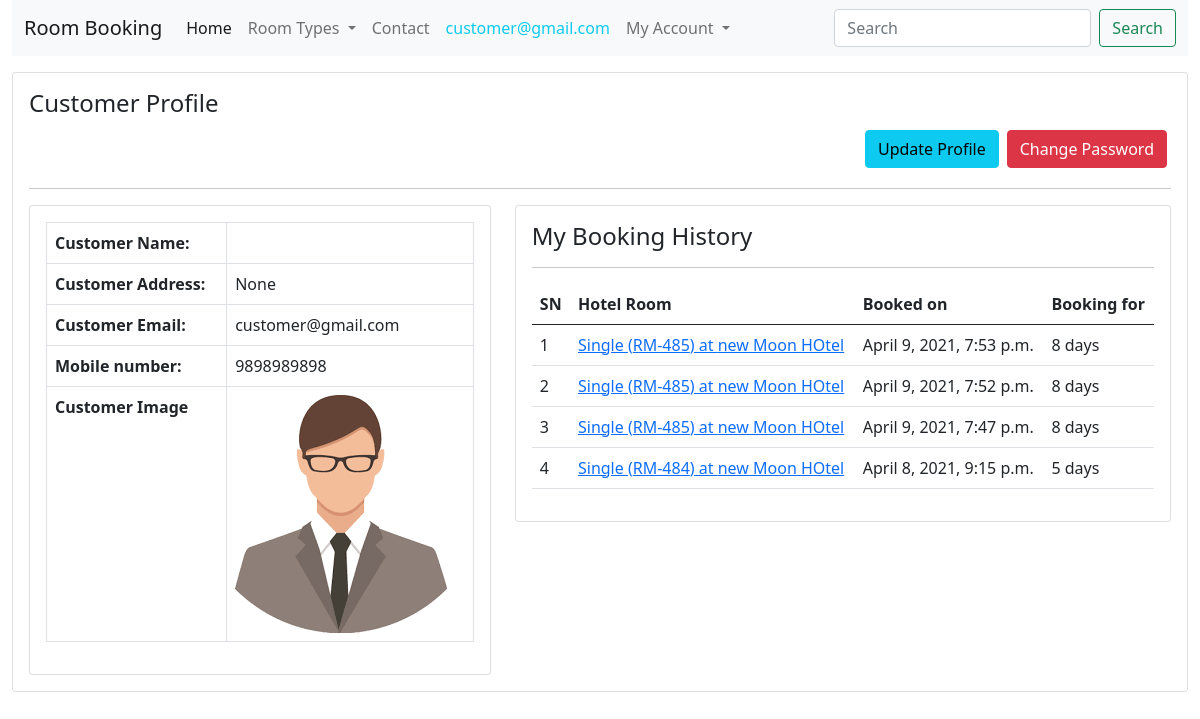
The app's page /customer-profile/ (signed in) with its own data.
### hbsapp/models.py (models this page shows, shortened)
class TimeStamp(models.Model):
    created_at = models.DateTimeField(auto_now_add=True)
    updated_at = models.DateTimeField(auto_now=True)
    class Meta:
        abstract = True

class Customer(TimeStamp):
    user = models.OneToOneField(User, on_delete=models.CASCADE)
    mobile = models.CharField(max_length=20)
    address = models.CharField(max_length=20, null=True, blank=True)
    profile_image = models.ImageField(upload_to="customers", null=True, blank=True)
    description = models.TextField()

class RoomBooking(TimeStamp):
    hotel_room = models.ForeignKey(HotelRoom, on_delete=models.RESTRICT)
    customer = models.ForeignKey(Customer, on_delete=models.RESTRICT)
    total_persons = models.PositiveIntegerField(default=1)
    booking_starts = models.DateField()
    booking_ends = models.DateField()
    message = models.TextField(null=True, blank=True)
    booking_status = models.CharField(max_length=50, choices=BOOKING_STATUS)
    status_remarks = models.CharField(max_length=500, null=True, blank=True)
    customer_checked_in = models.BooleanField(default=False)
    checkin_time = models.DateTimeField(null=True, blank=True)
    checkout_time = models.DateTimeField(null=True, blank=True)
    rating = models.PositiveIntegerField(default=5, choices=RATING)
    amount = models.PositiveIntegerField()
    payment_method = models.ForeignKey(PaymentMethod, on_delete=models.RESTRICT)
    payment_status = models.BooleanField(default=False)
    @property
    def booking_duration(self):
        stay_days = self.booking_ends - self.booking_starts
        stay_days = 1 if stay_days.days == 0 else stay_days.days
        return stay_days

class HotelRoom(TimeStamp):
    hotel = models.ForeignKey(Hotel, on_delete=models.RESTRICT)
    room_type = models.CharField(max_length=50, choices=ROOM_TYPE)
    room_code = models.CharField(max_length=50)
    image = models.ImageField(upload_to="rooms")
    description = models.TextField()
    price = models.PositiveIntegerField()
    view_count = models.BigIntegerField(default=0)

class Hotel(TimeStamp):
    name = models.CharField(max_length=200)
    image = models.ImageField(upload_to="hotels", null=True, blank=True)
    address = models.CharField(max_length=200)
    contact = models.CharField(max_length=200)
    email = models.EmailField(unique=True)

### hbsapp/views.py (the view)
class CustomerProfileView(CustomerRequiredMixin, ClientMixin, View):
    def get(self, request, *args, **kwargs):
        context = self.context
        customer = request.user.customer
        context["customer"] = customer
        context["allbookings"] = RoomBooking.objects.filter(customer=customer).order_by("-id")
        return render(request, "clienttemplates/customerprofile.html", context)

### hbsapp/views.py (called while the page is built)
    def dispatch(self, request, *args, **kwargs):
        self.context = {
            "roomtypes": ROOM_TYPE
        }
        return super(ClientMixin, self).dispatch(request, *args, **kwargs)

    def dispatch(self, request, *args, **kwargs):
        try:
            self.customer = request.user.customer
        except Exception as e:
            print(e)
            return redirect(reverse("hbsapp:customerlogin") + "?next=" + request.path)
        return super(CustomerRequiredMixin, self).dispatch(request, *args, **kwargs)

### templates/clienttemplates/customerprofile.html (shortened to what this page needs)
{% extends 'clienttemplates/clientbase.html' %}
{% load static %}
{% block content %}
<div class="row mt-3">
    <div class="col-md-12">
        <div class="card p-3">
            <div class="row">
                <div class="col-md-12">
                    <h4>Customer Profile</h4>
                    <a href="" class="btn btn-danger m-1" style="float: right;">Change Password</a>
                    <a href="" class="btn btn-info m-1" style="float: right;">Update Profile</a>
                </div>
            </div>
            <hr>
            <div class="row">
                <div class="col-md-5">
                    <div class="card p-3">
                        <div class="row">
                            <div class="col-md-12">
                                <table class="table table-bordered">
                                    <tbody>
                                        <tr>
                                            <th>Customer Name: </th>
                                            <td>{{customer.user.first_name}} {{customer.user.last_name}}</td>
                                        </tr>
                                        <tr>
                                            <th>Customer Address: </th>
                                            <td>{{customer.address}}</td>
                                        </tr>
                                        <tr>
                                            <th>Customer Email: </th>
                                            <td>{{customer.user.username}}</td>
                                        </tr>
                                        <tr>
                                            <th>Mobile number: </th>
                                            <td>{{customer.mobile}}</td>
                                        </tr>
                                        <tr>
                                            <th>Customer Image </th>
                                            <td><img src="{% if customer.profile_image %}{{customer.profile_image.url}}{% else %}{% static 'clientstatic/images/customer.png' %}{% endif %}" class="img-fluid" alt=""></td>
                                        </tr>
                                    </tbody>
                                </table>
                            </div>
                        </div>
                    </div>
                </div>
                <div class="col-md-7">
                    <div class="card p-3">
                        <div class="row">
                            <div class="col-md-12">
                                <h4>My Booking History</h4>
                                <hr>
                                <table class="table">
                                    <thead>
                                        <tr>
                                            <th>SN</th>
                                            <th>Hotel Room</th>
                                            <th>Booked on</th>
                                            <th>Booking for</th>
                                        </tr>
                                    </thead>
                                    <tbody>
                                        {% for booking in allbookings %}
                                        <tr>
                                            <td>{{forloop.counter}}</td>
                                            <td><a href="{% url 'hbsapp:customerbookingdetail' booking.id %}">{{booking.hotel_room.room_type}} ({{booking.hotel_room.room_code}}) at {{booking.hotel_room.hotel.name}} </a></td>
                                            <td>{{booking.created_at}} </td>
                                            <td>{{booking.booking_duration}} days </td>
                                        </tr>
                                        {% endfor %}
                                    </tbody>
                                </table>
                            </div>
                        </div>
                    </div>
                </div>
            </div>
        </div>
    </div>
</div>
{% endblock %}

### templates/clienttemplates/clientbase.html (shortened to what this page needs)
{% load static %}
<!DOCTYPE html>
<html lang="en">
<head>
    <link href="https://cdn.jsdelivr.net/npm/bootstrap@5.0.0-beta3/dist/css/bootstrap.min.css" rel="stylesheet">
</head>
<body class="container-fluid">
    <nav class="navbar navbar-expand-lg navbar-light bg-light">
        <div class="container-fluid">
            <a class="navbar-brand" href="{% url 'hbsapp:clienthome' %}">Room Booking</a>
            <div class="collapse navbar-collapse" id="navbarSupportedContent">
                <ul class="navbar-nav me-auto mb-2 mb-lg-0">
                    <li class="nav-item">
                        <a class="nav-link active" aria-current="page" href="{% url 'hbsapp:clienthome' %}">Home</a>
                    </li>
                    <li class="nav-item dropdown">
                        <a class="nav-link dropdown-toggle" href="#" id="navbarDropdown" role="button"
                            data-bs-toggle="dropdown" aria-expanded="false">
                            Room Types
                        </a>
                    </li>
                    <li class="nav-item">
                        <a class="nav-link" href="{% url 'hbsapp:clienthome' %}">Contact</a>
                    </li>
                    {% if request.user.customer %}
                    <li><a class="nav-link text-info">{{request.user.username}}</a></li>
                    {% endif %}
                    <li class="nav-item dropdown">
                        <a class="nav-link dropdown-toggle" href="#" id="navbarDropdown" role="button"
                            data-bs-toggle="dropdown" aria-expanded="false">
                            My Account
                        </a>
                    </li>
                </ul>
                <form class="d-flex">
                    <input class="form-control me-2" type="search" placeholder="Search" aria-label="Search">
                    <button class="btn btn-outline-success" type="submit">Search</button>
                </form>
            </div>
        </div>
    </nav>
    {% block content %}
    {% endblock %}
</body>
</html>

### records on screen
Customer: address "None", user.username "customer@gmail.com", mobile "9898989898"
RoomBooking: hotel_room.room_type "Single", hotel_room.room_code "RM-485", hotel_room.hotel.name "new Moon HOtel", created_at "April 9, 2021, 7:53 p.m.", booking_duration "8"
RoomBooking: hotel_room.room_type "Single", hotel_room.room_code "RM-485", hotel_room.hotel.name "new Moon HOtel", created_at "April 9, 2021, 7:52 p.m.", booking_duration "8"
RoomBooking: hotel_room.room_type "Single", hotel_room.room_code "RM-485", hotel_room.hotel.name "new Moon HOtel", created_at "April 9, 2021, 7:47 p.m.", booking_duration "8"
RoomBooking: hotel_room.room_type "Single", hotel_room.room_code "RM-484", hotel_room.hotel.name "new Moon HOtel", created_at "April 8, 2021, 9:15 p.m.", booking_duration "5"

### other values on screen
{{ request.user.username }} "customer@gmail.com"
